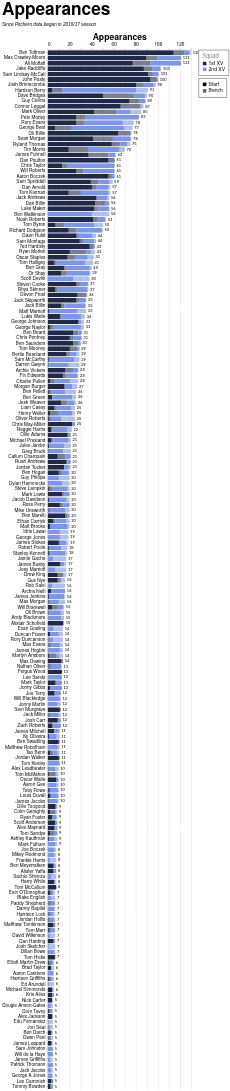

This figure's Vega-Lite source:
### Vega-Lite specification from a JSON file in a GitHub repository (floating-point values rounded to 4 significant figures; data arrays with more than 128 entries replaced by an {"elided": "..."} marker saying what was removed)
{"config": {"axis": {"labelFont": "PT Sans Narrow, Helvetica Neue, Helvetica, Arial, sans-serif", "titleFont": "PT Sans Narrow, Helvetica Neue, Helvetica, Arial, sans-serif", "labelFontSize": 13, "titleFontSize": 24, "gridColor": "#202947", "gridOpacity": 0.2, "zindex": 1}, "text": {"font": "Lato, sans-serif"}, "bar": {"cornerRadiusEnd": 5}, "header": {"labelFont": "PT Sans Narrow, Helvetica Neue, Helvetica, Arial, sans-serif", "titleFont": "PT Sans Narrow, Helvetica Neue, Helvetica, Arial, sans-serif", "labelFontSize": 24, "titleFontSize": 28, "labelFontWeight": "bold", "orient": "left"}, "legend": {"labelFont": "PT Sans Narrow, Helvetica Neue, Helvetica, Arial, sans-serif", "titleFont": "PT Sans Narrow, Helvetica Neue, Helvetica, Arial, sans-serif", "labelFontSize": 14, "titleFontSize": 16, "titlePadding": 5, "fillColor": "white", "strokeColor": "black", "padding": 10, "titleFontWeight": "lighter", "titleFontStyle": "italic", "titleColor": "gray", "offset": 10}, "title": {"font": "PT Sans Narrow, Helvetica Neue, Helvetica, Arial, sans-serif", "fontSize": 48, "fontWeight": "bold", "anchor": "start", "align": "center", "titlePadding": 20, "subtitlePadding": 10, "subtitleFontSize": 13, "subtitleColor": "", "subtitleFontStyle": "italic", "offset": 15, "color": "black"}, "axisX": {"labelAngle": 0}, "facet": {"title": null, "header": null, "align": {"row": "each", "column": "each"}, "spacing": 10}, "resolve": {"scale": {"y": "independent", "facet": "independent"}}, "background": "transparent", "scale": {"offsetBandPaddingOuter": 0.2, "offsetBandPaddingInner": 0.1}, "view": {"stroke": null, "background": "transparent"}}, "layer": [{"mark": {"type": "bar"}, "encoding": {"color": {"field": "squad", "legend": {"direction": "vertical", "labelExpr": "datum.value + ' XV'", "offset": 20, "orient": "right", "title": "Squad"}, "scale": {"domain": ["1st", "2nd"], "range": ["#202946", "#7d96e8"]}, "sort": ["1st", "2nd"], "type": "nominal"}, "opacity": {"field": "start", "legend": {"direction": "vertical", "offset": 20, "orient": "right", "title": null}, "scale": {"domain": ["Start", "Bench"], "range": [1.0, 0.6]}, "sort": ["Start", "Bench"], "type": "nominal"}, "order": {"field": "stack_order", "sort": "ascending", "type": "quantitative"}, "tooltip": [{"field": "player", "title": "Player", "type": "nominal"}, {"field": "squad", "title": "Squad", "type": "nominal"}, {"field": "start", "title": "Selection", "type": "nominal"}, {"aggregate": "sum", "field": "games", "title": "Games", "type": "quantitative"}, {"aggregate": "max", "field": "player_total", "title": "Total", "type": "quantitative"}], "x": {"aggregate": "sum", "axis": {"orient": "top", "title": "Appearances"}, "field": "games", "type": "quantitative"}, "y": {"field": "player", "sort": {"field": "player_total", "op": "max", "order": "descending"}, "title": null, "type": "nominal"}}}, {"mark": {"type": "text", "align": "left", "baseline": "middle", "color": "black", "dx": 4, "fontSize": 11}, "encoding": {"text": {"field": "total_games", "format": ".0f", "type": "quantitative"}, "x": {"axis": {"orient": "top", "title": "Appearances"}, "field": "total_games", "type": "quantitative"}, "y": {"field": "player", "sort": {"field": "player_total", "op": "max", "order": "descending"}, "title": null, "type": "nominal"}}, "transform": [{"aggregate": [{"op": "sum", "field": "games", "as": "total_games"}, {"op": "max", "field": "player_total", "as": "player_total"}], "groupby": ["player"]}]}], "data": {"name": "data-d0dbf963d4ed4b05bd387047f119fe16"}, "height": {"step": 15}, "params": [{"name": "seasonParam", "value": []}, {"name": "gameTypesParam", "value": []}, {"name": "squadParam", "value": "All"}, {"name": "positionsParam", "value": []}, {"name": "minAppsParam", "value": 5}], "title": {"text": "Appearances", "subtitle": "Since Pitchero data began in 2016/17 season"}, "transform": [{"filter": "length(seasonParam) === 0 || indexof(seasonParam, datum.season) >= 0"}, {"filter": "length(gameTypesParam) === 0 || indexof(gameTypesParam, datum.game_type) >= 0"}, {"filter": "squadParam === \"All\" || datum.squad === squadParam"}, {"filter": "length(positionsParam) === 0 || indexof(positionsParam, datum.position) >= 0"}, {"joinaggregate": [{"op": "sum", "field": "games", "as": "player_total"}], "groupby": ["player"]}, {"filter": "datum.player_total >= minAppsParam"}], "width": 400, "$schema": "https://vega.github.io/schema/vega-lite/v5.20.1.json", "datasets": {"data-d0dbf963d4ed4b05bd387047f119fe16": {"elided": "2377 records"}}}
